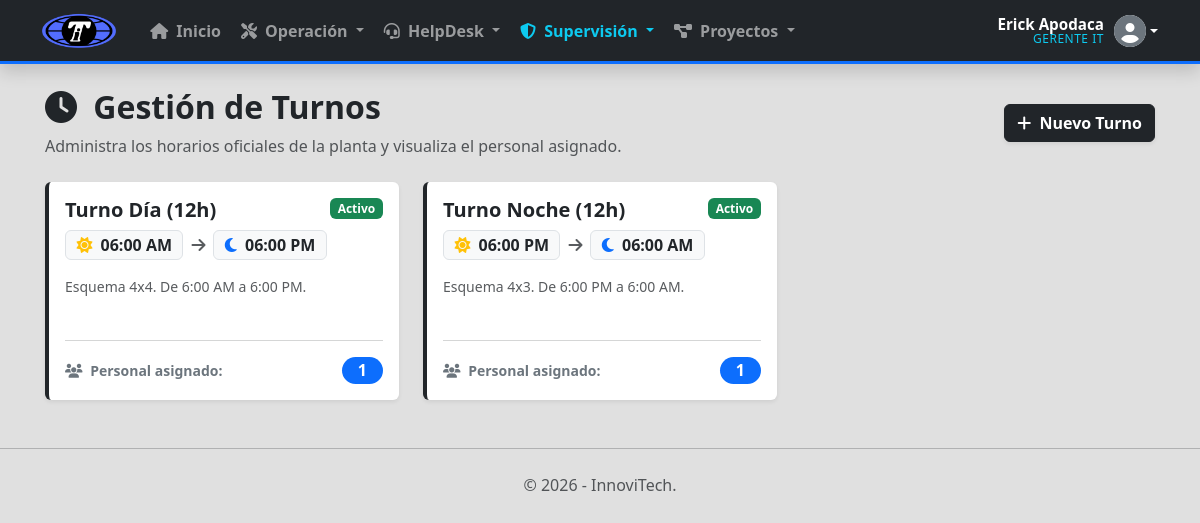
/TaskManager/manage_shifts.php (signed in), run on the app's committed database.
### tables this page shows
CREATE TABLE `shifts` (
  `Id` varchar(36) NOT NULL,
  `Name` varchar(100) NOT NULL,
  `StartTime` time NOT NULL,
  `EndTime` time NOT NULL,
  `PatternDescription` varchar(255) DEFAULT NULL,
  `IsActive` tinyint(1) DEFAULT 1,
  PRIMARY KEY (`Id`)
);

### TaskManager/manage_shifts.php (the view, shortened to what this page needs)
<?php
require_once 'conexion.php';
$sqlShifts = "SELECT s.*,
             (SELECT COUNT(*) FROM Users u WHERE u.ShiftId = s.Id AND u.IsActive = 1) as TotalUsers
             FROM Shifts s ORDER BY s.StartTime ASC";
$turnos = $pdo->query($sqlShifts)->fetchAll();
require 'layout.php';
?>
<div class="mt-4 mb-4">
    <div class="d-flex justify-content-between align-items-center">
        <div>
            <h2 class="fw-bold text-dark"><i class="fas fa-clock me-2"></i> Gestión de Turnos</h2>
            <p class="text-muted mb-0">Administra los horarios oficiales de la planta y visualiza el personal asignado.</p>
        </div>
        <button type="button" class="btn btn-dark fw-bold shadow-sm" data-bs-toggle="modal" data-bs-target="#newShiftModal">
            <i class="fas fa-plus me-1"></i> Nuevo Turno
        </button>
    </div>
</div>
<div class="row g-4 mb-5">
    <?php foreach ($turnos as $turno): ?>
        <div class="col-md-6 col-lg-4">
            <div class="card shadow-sm border-0 h-100 border-start border-4 <?= $turno['IsActive'] ? 'border-dark' : 'border-secondary' ?>">
                <div class="card-body">
                    <div class="d-flex justify-content-between align-items-start mb-2">
                        <h5 class="fw-bold text-dark mb-0"><?= htmlspecialchars($turno['Name']) ?></h5>
                        <span class="badge <?= $turno['IsActive'] ? 'bg-success' : 'bg-secondary' ?>">
                            <?= $turno['IsActive'] ? 'Activo' : 'Inactivo' ?>
                        </span>
                    </div>
                    <div class="d-flex align-items-center mb-3">
                        <span class="badge bg-light text-dark border fs-6">
                            <i class="fas fa-sun me-1 text-warning"></i> <?= date('h:i A', strtotime($turno['StartTime'])) ?>
                        </span>
                        <i class="fas fa-arrow-right mx-2 text-muted"></i>
                        <span class="badge bg-light text-dark border fs-6">
                            <i class="fas fa-moon me-1 text-primary"></i> <?= date('h:i A', strtotime($turno['EndTime'])) ?>
                        </span>
                    </div>
                    <p class="small text-muted mb-4" style="height: 40px;">
                        <?= htmlspecialchars($turno['PatternDescription'] ?? 'Sin esquema definido.') ?>
                    </p>
                    <hr class="text-muted opacity-25">
                    <div class="d-flex justify-content-between align-items-center">
                        <span class="text-secondary fw-bold small">
                            <i class="fas fa-users me-1"></i> Personal asignado:
                        </span>
                        <span class="badge <?= $turno['TotalUsers'] > 0 ? 'bg-primary' : 'bg-secondary' ?> fs-6 rounded-pill px-3">
                            <?= $turno['TotalUsers'] ?>
                        </span>
                    </div>
                </div>
            </div>
        </div>
    <?php endforeach; ?>
</div>
<?php require 'footer.php'; ?>

### TaskManager/layout.php (style rules this page uses)
body { background-color: #E0E0E0 !important; }

### data on the page
shifts: Name "Turno Día (12h)", IsActive "Activo", StartTime "06:00 AM", EndTime "06:00 PM", PatternDescription "Esquema 4x4. De 6:00 AM a 6:00 PM.", TotalUsers "1"
shifts: Name "Turno Noche (12h)", IsActive "Activo", StartTime "06:00 PM", EndTime "06:00 AM", PatternDescription "Esquema 4x3. De 6:00 PM a 6:00 AM.", TotalUsers "1"

### other printed values
$_SESSION['FullName'] "Erick Apodaca"
$_SESSION['JobTitle'] "GERENTE IT"
